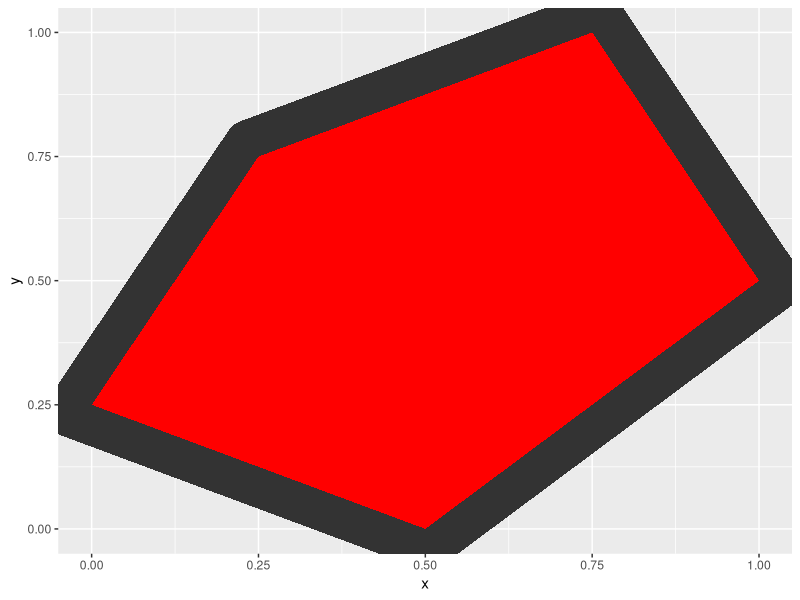
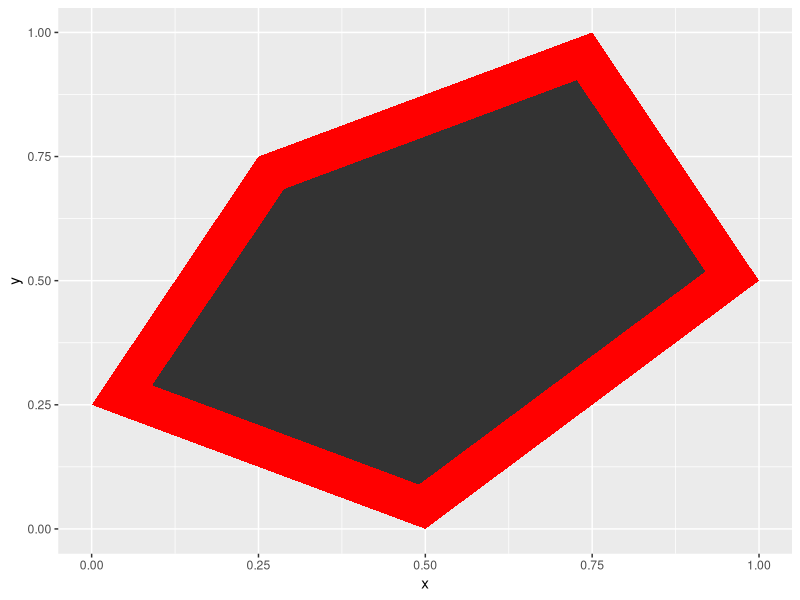
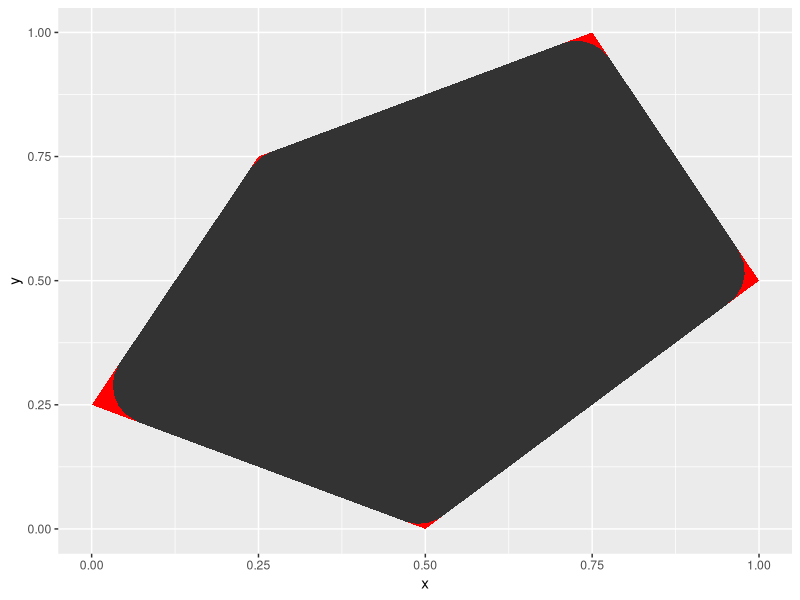

Write the R code that produced these figures, in order.
library(ggforce)


### Name: geom_shape
### Title: Draw polygons with expansion/contraction and/or rounded corners
### Aliases: geom_shape

### ** Examples

shape <- data.frame(
  x = c(0.5, 1, 0.75, 0.25, 0),
  y = c(0, 0.5, 1, 0.75, 0.25)
)
# Expand and round
ggplot(shape, aes(x = x, y = y)) +
  geom_shape(expand = unit(1, 'cm'), radius = unit(0.5, 'cm')) +
  geom_polygon(fill = 'red')

# Contract
ggplot(shape, aes(x = x, y = y)) +
  geom_polygon(fill = 'red') +
  geom_shape(expand = unit(-1, 'cm'))

# Only round corners
ggplot(shape, aes(x = x, y = y)) +
  geom_polygon(fill = 'red') +
  geom_shape(radius = unit(1, 'cm'))
